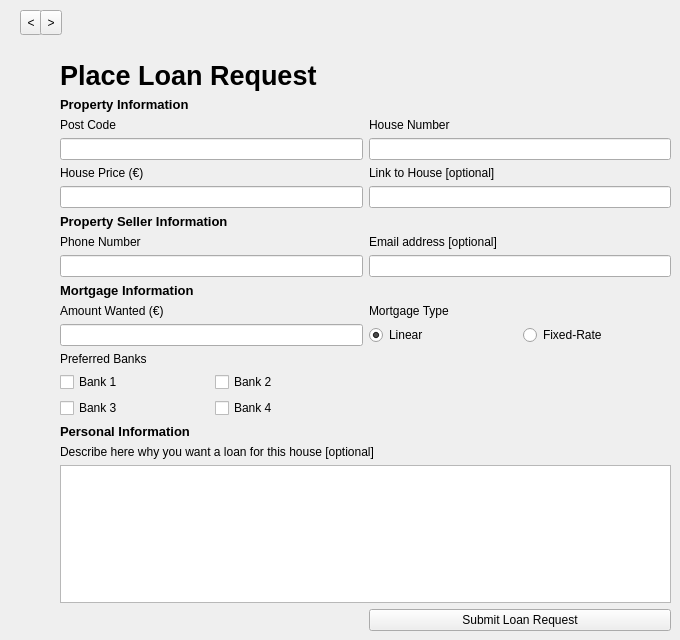
    <widget class="QWidget" name="bplr_page">
     <widget class="QWidget" name="gridLayoutWidget">
      <property name="geometry">
       <rect>
        <x>60</x>
        <y>60</y>
        <width>611</width>
        <height>571</height>
       </rect>
      </property>
      <layout class="QGridLayout" name="gridLayout">
       <item row="0" column="0">
        <widget class="QLabel" name="bplr_title_label">
         <property name="font">
          <font>
           <pointsize>20</pointsize>
           <weight>75</weight>
           <bold>true</bold>
          </font>
         </property>
         <property name="text">
          <string>Place Loan Request</string>
         </property>
        </widget>
       </item>
       <item row="3" column="1">
        <widget class="QLineEdit" name="bplr_housenumber_lineedit">
         <property name="text">
          <string/>
         </property>
        </widget>
       </item>
       <item row="5" column="0">
        <widget class="QLineEdit" name="bplr_house_price_lineedit">
         <property name="text">
          <string/>
         </property>
        </widget>
       </item>
       <item row="2" column="0">
        <widget class="QLabel" name="bplr_postcode_label">
         <property name="font">
          <font>
           <pointsize>9</pointsize>
          </font>
         </property>
         <property name="text">
          <string>Post Code</string>
         </property>
        </widget>
       </item>
       <item row="3" column="0">
        <widget class="QLineEdit" name="bplr_postcode_lineedit">
         <property name="text">
          <string/>
         </property>
        </widget>
       </item>
       <item row="8" column="0">
        <widget class="QLineEdit" name="bplr_seller_phone_number_lineedit">
         <property name="text">
          <string/>
         </property>
        </widget>
       </item>
       <item row="5" column="1">
        <widget class="QLineEdit" name="bplr_house_link_lineedit"/>
       </item>
       <item row="18" column="1">
        <widget class="QPushButton" name="bplr_submit_button">
         <property name="text">
          <string>Submit Loan Request</string>
         </property>
        </widget>
       </item>
       <item row="9" column="0">
        <widget class="QLabel" name="bplr_mortgage_information_label">
         <property name="font">
          <font>
           <pointsize>10</pointsize>
           <weight>75</weight>
           <bold>true</bold>
          </font>
         </property>
         <property name="text">
          <string>Mortgage Information</string>
         </property>
        </widget>
       </item>
       <item row="11" column="0">
        <widget class="QLineEdit" name="bplr_amount_wanted_lineedit">
         <property name="text">
          <string/>
         </property>
        </widget>
       </item>
       <item row="2" column="1">
        <widget class="QLabel" name="bplr_housenumber_label">
         <property name="font">
          <font>
           <pointsize>9</pointsize>
          </font>
         </property>
         <property name="text">
          <string>House Number</string>
         </property>
        </widget>
       </item>
       <item row="10" column="1">
        <widget class="QLabel" name="bplr_mortgage_type_label">
         <property name="font">
          <font>
           <pointsize>9</pointsize>
          </font>
         </property>
         <property name="text">
          <string>Mortgage Type</string>
         </property>
        </widget>
       </item>
       <item row="4" column="0">
        <widget class="QLabel" name="bplr_house_price_label">
         <property name="font">
          <font>
           <pointsize>9</pointsize>
          </font>
         </property>
         <property name="text">
          <string>House Price (€)</string>
         </property>
        </widget>
       </item>
       <item row="12" column="0">
        <widget class="QLabel" name="bplr_preferred_banks_label">
         <property name="text">
          <string>Preferred Banks</string>
         </property>
        </widget>
       </item>
       <item row="7" column="0">
        <widget class="QLabel" name="bplr_seller_phone_number_label">
         <property name="text">
          <string>Phone Number</string>
         </property>
        </widget>
       </item>
       <item row="10" column="0">
        <widget class="QLabel" name="bplr_amount_wanted_label">
         <property name="font">
          <font>
           <pointsize>9</pointsize>
          </font>
         </property>
         <property name="text">
          <string>Amount Wanted (€)</string>
         </property>
        </widget>
       </item>
       <item row="11" column="1">
        <layout class="QGridLayout" name="gridLayout_2">
         <item row="0" column="0">
          <widget class="QRadioButton" name="bplr_linear_radiobutton">
           <property name="text">
            <string>Linear</string>
           </property>
           <property name="checked">
            <bool>true</bool>
           </property>
           <property name="autoExclusive">
            <bool>true</bool>
           </property>
          </widget>
         </item>
         <item row="0" column="1">
          <widget class="QRadioButton" name="bplr_fixedrate_radiobutton">
           <property name="text">
            <string>Fixed-Rate</string>
           </property>
           <property name="checked">
            <bool>false</bool>
           </property>
          </widget>
         </item>
        </layout>
       </item>
       <item row="4" column="1">
        <widget class="QLabel" name="bplr_house_link_label">
         <property name="font">
          <font>
           <pointsize>9</pointsize>
          </font>
         </property>
         <property name="text">
          <string>Link to House [optional]</string>
         </property>
        </widget>
       </item>
       <item row="1" column="0">
        <widget class="QLabel" name="bplr_property_information_label">
         <property name="font">
          <font>
           <pointsize>10</pointsize>
           <weight>75</weight>
           <bold>true</bold>
          </font>
         </property>
         <property name="text">
          <string>Property Information</string>
         </property>
        </widget>
       </item>
       <item row="17" column="0" colspan="2">
        <widget class="QTextEdit" name="bplr_description_textedit"/>
       </item>
       <item row="16" column="0" colspan="2">
        <widget class="QLabel" name="bplr_description_label">
         <property name="font">
          <font>
           <pointsize>9</pointsize>
           <weight>50</weight>
           <bold>false</bold>
          </font>
         </property>
         <property name="text">
          <string>Describe here why you want a loan for this house [optional]</string>
         </property>
        </widget>
       </item>
       <item row="15" column="0">
        <widget class="QLabel" name="bplr_personal_information_label">
         <property name="font">
          <font>
           <pointsize>10</pointsize>
           <weight>75</weight>
           <bold>true</bold>
          </font>
         </property>
         <property name="text">
          <string>Personal Information</string>
         </property>
        </widget>
       </item>
       <item row="14" column="0">
        <layout class="QGridLayout" name="gridLayout_4">
         <item row="0" column="1">
          <widget class="QCheckBox" name="bplr_bank2_checkbox">
           <property name="text">
            <string>Bank 2</string>
           </property>
           <property name="checked">
            <bool>false</bool>
           </property>
          </widget>
         </item>
         <item row="0" column="0">
          <widget class="QCheckBox" name="bplr_bank1_checkbox">
           <property name="text">
            <string>Bank 1</string>
           </property>
          </widget>
         </item>
         <item row="1" column="0">
          <widget class="QCheckBox" name="bplr_bank3_checkbox">
           <property name="text">
            <string>Bank 3</string>
           </property>
           <property name="checked">
            <bool>false</bool>
           </property>
          </widget>
         </item>
         <item row="1" column="1">
          <widget class="QCheckBox" name="bplr_bank4_checkbox">
           <property name="text">
            <string>Bank 4</string>
           </property>
          </widget>
         </item>
        </layout>
       </item>
       <item row="14" column="1">
        <layout class="QGridLayout" name="gridLayout_5"/>
       </item>
       <item row="6" column="0">
        <widget class="QLabel" name="bplr_property_seller_information_label">
         <property name="font">
          <font>
           <pointsize>10</pointsize>
           <weight>75</weight>
           <bold>true</bold>
          </font>
         </property>
         <property name="text">
          <string>Property Seller Information</string>
         </property>
        </widget>
       </item>
       <item row="7" column="1">
        <widget class="QLabel" name="bplr_seller_email_label">
         <property name="text">
          <string>Email address [optional]</string>
         </property>
        </widget>
       </item>
       <item row="8" column="1">
        <widget class="QLineEdit" name="bplr_seller_email_lineedit">
         <property name="text">
          <string/>
         </property>
        </widget>
       </item>
      </layout>
     </widget>
     <widget class="QToolButton" name="prev_1">
      <property name="geometry">
       <rect>
        <x>20</x>
        <y>10</y>
        <width>22</width>
        <height>25</height>
       </rect>
      </property>
      <property name="text">
       <string>&lt;</string>
      </property>
     </widget>
     <widget class="QToolButton" name="next_1">
      <property name="geometry">
       <rect>
        <x>40</x>
        <y>10</y>
        <width>22</width>
        <height>25</height>
       </rect>
      </property>
      <property name="text">
       <string>&gt;</string>
      </property>
     </widget>
    </widget>
